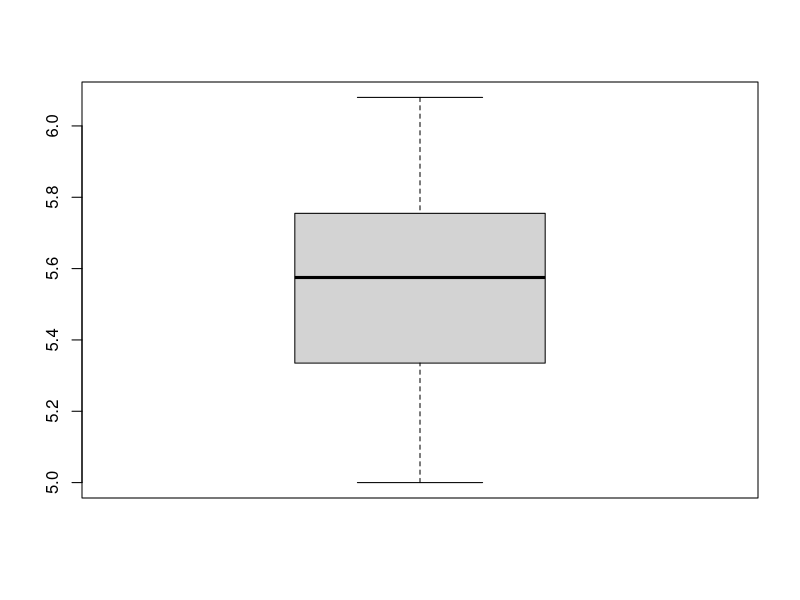
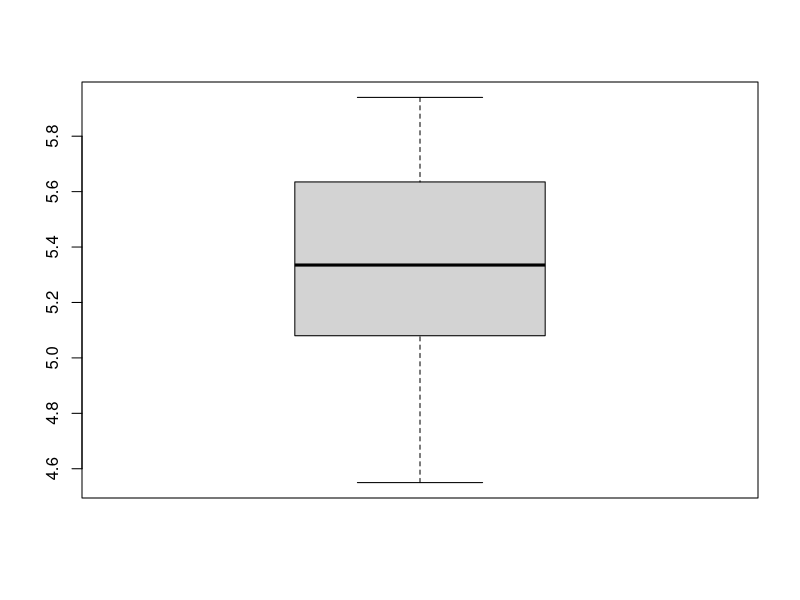

These charts were generated, in order, by the following R code:
###independent sample t test
getwd()
setwd("D:/R_programming/Practice file/Code_store_file/NBICTLAB_RDSML_B5_serial_num_58/independent_sample_t_test")
Dataset <- read.csv("engagement.csv")
Dataset

View(Dataset)
attach(Dataset)

#Assumption test
## Normality test

shapiro.test(Male)

shapiro.test(Female)

###Checling for outliers

boxplot(Male)
boxplot(Female)

### Homogenetiy of varience test

var.test(Female, Female)

### Running the t test
t.test(Male, Female, var.equal = T)

### Descriptive analysis

summary(Dataset)
sd(Male)
sd(Female)

mean_difference= mean(Male)-mean(Female)
mean_difference
